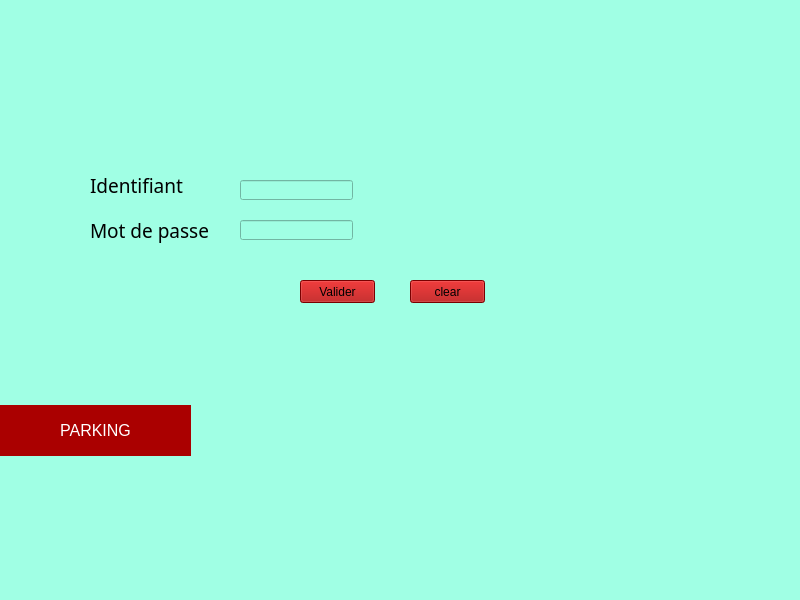
<?xml version="1.0" encoding="UTF-8"?>
<ui version="4.0">
 <class>MainWindow</class>
 <widget class="QMainWindow" name="MainWindow">
  <property name="geometry">
   <rect>
    <x>0</x>
    <y>0</y>
    <width>800</width>
    <height>600</height>
   </rect>
  </property>
  <property name="windowTitle">
   <string>MainWindow</string>
  </property>
  <property name="styleSheet">
   <string notr="true">background:rgb(160, 255, 228)</string>
  </property>
  <widget class="QWidget" name="centralwidget">
   <widget class="QLineEdit" name="MDP_edit">
    <property name="geometry">
     <rect>
      <x>240</x>
      <y>220</y>
      <width>113</width>
      <height>20</height>
     </rect>
    </property>
    <property name="echoMode">
     <enum>QLineEdit::Password</enum>
    </property>
   </widget>
   <widget class="QLineEdit" name="MDP_edit_2">
    <property name="geometry">
     <rect>
      <x>240</x>
      <y>180</y>
      <width>113</width>
      <height>20</height>
     </rect>
    </property>
    <property name="echoMode">
     <enum>QLineEdit::Normal</enum>
    </property>
   </widget>
   <widget class="QLabel" name="ID">
    <property name="geometry">
     <rect>
      <x>90</x>
      <y>170</y>
      <width>111</width>
      <height>31</height>
     </rect>
    </property>
    <property name="font">
     <font>
      <family>MS Reference Sans Serif</family>
      <pointsize>14</pointsize>
     </font>
    </property>
    <property name="text">
     <string>Identifiant</string>
    </property>
   </widget>
   <widget class="QLabel" name="label">
    <property name="geometry">
     <rect>
      <x>90</x>
      <y>210</y>
      <width>131</width>
      <height>41</height>
     </rect>
    </property>
    <property name="font">
     <font>
      <family>MS Reference Sans Serif</family>
      <pointsize>14</pointsize>
     </font>
    </property>
    <property name="text">
     <string>Mot de passe</string>
    </property>
   </widget>
   <widget class="QPushButton" name="pushButton">
    <property name="geometry">
     <rect>
      <x>300</x>
      <y>280</y>
      <width>75</width>
      <height>23</height>
     </rect>
    </property>
    <property name="styleSheet">
     <string notr="true">background-color:rgb(170, 0, 0);
</string>
    </property>
    <property name="text">
     <string>Valider</string>
    </property>
   </widget>
   <widget class="QPushButton" name="pushButton_2">
    <property name="geometry">
     <rect>
      <x>410</x>
      <y>280</y>
      <width>75</width>
      <height>23</height>
     </rect>
    </property>
    <property name="styleSheet">
     <string notr="true">background-color:rgb(170, 0, 0);
</string>
    </property>
    <property name="text">
     <string>clear</string>
    </property>
   </widget>
   <widget class="QPushButton" name="animation">
    <property name="geometry">
     <rect>
      <x>0</x>
      <y>405</y>
      <width>191</width>
      <height>51</height>
     </rect>
    </property>
    <property name="styleSheet">
     <string notr="true">background-color:rgb(170, 0, 0);
border: none;
  color: white;
  padding: 15px 32px;
  text-align: center;
  text-decoration: none;
  display: inline-block;
  font-size: 16px;</string>
    </property>
    <property name="text">
     <string>PARKING</string>
    </property>
   </widget>
  </widget>
  <widget class="QMenuBar" name="menubar">
   <property name="geometry">
    <rect>
     <x>0</x>
     <y>0</y>
     <width>800</width>
     <height>21</height>
    </rect>
   </property>
  </widget>
  <widget class="QStatusBar" name="statusbar"/>
 </widget>
 <resources/>
 <connections/>
</ui>
